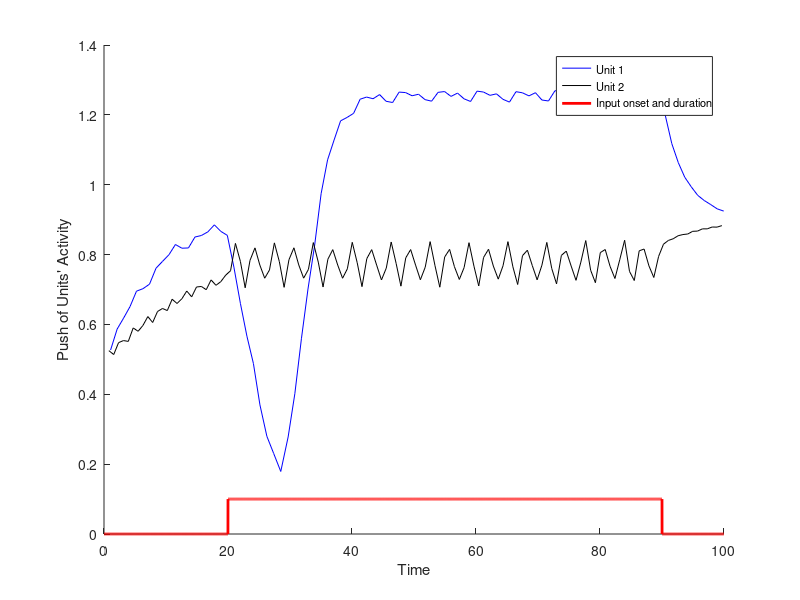

Write MATLAB code to recreate this figure.
%%% codes for producing fig.12 in the following manuscript

% Baghdadi, G., Towhidkhah, F., & Rostami, R. (2018). 
% A mathematical model to mimic the shape of event related desynchronization/synchronization. 
% Journal of Theoretical Biology, 453, 117-124.
%%%
% ------------------------------------
% ---------- NOTE 1:
% the following codes is for part (d) of figure 11, for other parts just
% the variable "x_S" in line 123 should be changed as follows:

% (a) x_S= A_S * sin(w_S * t);
% (b) x_S= A_S * sin(w_S * t)+1*sin(10 * t)+1*sin(13 * t);
% (c) x_S= A_S * sin(w_S * t)+1*sin(8 * t)+1*sin(13 * t);
% (d) x_S= A_S * sin(w_S * t)+0.2*sin(8 * t)+1*sin(13 * t);

% ---------- NOTE 2: this code is for a genral model and some parts of it do not relate to this figure


clear all; %close all
inx=1;
t_DE=0;
%%% stimuli
d=1;
stimuli=d;
%visiual=1  %auditory=0
% Modality=[1 1 1 0 0 0 0 1 0 1 0 0 1 1 1 1 0 0 0 1 1 0 0 0 1 1 1 1 1 1 0 0 0 0 0 0 1 1 1 1];
Modality=1;
%%% First Step
A_S = 0;
w_S = 6;       

w_STM1_V=6;   % frequecy value that reperesents visual 1
w_STM2_V=8;   % frequecy value that reperesents visual 2
w_STM1_A=7;   % frequecy value that reperesents auditory 1
w_STM2_A=9;   % frequecy value that reperesents auditory 2

%--------------------------------------
landa_1_V=0.2;  % landa value in vanderpol eq. that reperesents visual 1
p_1_V =w_STM1_V; % frequecy (p) value in vanderpol eq. that reperesents visual 1
B_1_V= 1.5;   % coupling weight for visual 1

y_1_V=0.5;
x_1_V=0.5;
out_1_V(1)=y_1_V;

landa_2_V =0.2;  % landa value in vanderpol eq. that reperesents visual 2
p_2_V=w_STM2_V;  % frequecy (p) value in vanderpol eq. that reperesents visual 2
B_2_V=1.5; % coupling weight for visual 2

y_2_V=0.5;
x_2_V=0.5;
out_2_V(1)=y_2_V;

%-------------------------------------
landa_1_A=0.2;   % landa value in vanderpol eq. that reperesents auditory 1
p_1_A =w_STM1_A; % frequecy (p) value in vanderpol eq. that reperesents auditory 1
B_1_A=1.5; % coupling weight for auditory 1

y_1_A=0.5;
x_1_A=0.5;
out_1_A(1)=y_1_A;

landa_2_A =0.2;  % landa value in vanderpol eq. that reperesents auditory 2
p_2_A=w_STM2_A;  % frequecy (p) value in vanderpol eq. that reperesents auditory 2
B_2_A=1.5; % coupling weight for auditory 2

y_2_A=0.5;
x_2_A=0.5;
out_2_V(1)=y_2_A;

%-------------------------------------------
BR_2V_1V=1.5;  % coupling weight between units visual 2 and visual 1
% ------------------------------------------
t_stim=0;
t_stim_pres=0;
t_ISI=0;
tt=0;
dt = 0.01;   %sample interval
t = -0.01;
T_present=70;  %stimulus presentation time
T_isi=100;  %inter stimulus interval
T_start=2;
T_end=(20*dt)+T_isi*(1/dt)*length(stimuli);
flag_start_stim=0;


for i= T_start:T_end
    t = t + dt;
    time(i)=t;
    %%%%%%%%%%%%%%%%%%%%%%%%%%%%%%%%%%%%%%
    %------------Stimulation-------------%
    %%%%%%%%%%%%%%%%%%%%%%%%%%%%%%%%%%%%%%
    if (t>20) & (t_stim_pres<T_present) & (t_ISI<T_isi)  %t=20 just delay for begining the test
            if flag_start_stim==0
                time_ST=t;
                flag_start_stim=1;
            end
            A_S=1;
            w_S =w_STM1_V; 
            STIM(i)=1;
    elseif (t_stim_pres>T_present) & (t_ISI<T_isi)    % the gap between two presentation
        flag_stimuli=0;
        flag_start_stim=0;
        Flag_decision=0;
        A_S=0;
        B_1_V=0;
        B_2_V=0;
        B_1_A=0;
        B_2_A=0;
        STIM(i)=0;
    elseif (t_ISI>T_isi)    % start new presentation
        t_ISI=0;
        t_stim_pres=0;
        count=count+1
        tt=0;
    end
    if (t>20)
        t_stim_pres=t_stim_pres+dt;
        t_ISI=t_ISI+dt;
    end
%%%%&&&
    k=0;
    %   input
    x_S= A_S * sin(w_S * t)+0.2*sin(8 * t)+1*sin(13 * t);
    input(i)=x_S;
    
   %% ------------------------------- %%
   %%%%%%%% Attention resourse %%%%%%%%%
   %-----------------------------------%
   % Visual Target and Non-Target
   x_1_V=dt*((landa_1_V-y_1_V.^2)*x_1_V-p_1_V.^2*y_1_V+...
       B_1_V*x_S)+...
       x_1_V;
   y_1_V = dt * (x_1_V) + y_1_V;
     
   out_1_V(i)=y_1_V;
        
   x_2_V=dt*((landa_2_V-y_2_V.^2)*x_2_V-p_2_V.^2*y_2_V+...
       B_2_V*x_S)+...         
       x_2_V;
   y_2_V = dt * (x_2_V) + y_2_V;
   
   out_2_V(i)=y_2_V;
   %----------------------------------%
   %----------------------------------%
   % Auditory Target and Non-Target
   x_1_A=dt*((landa_1_A-y_1_A.^2)*x_1_A-p_1_A.^2*y_1_A+...
       B_1_A*x_S)+...
       x_1_A;
   y_1_A = dt * (x_1_A) + y_1_A;
     
   out_1_A(i)=y_1_A;
        
   x_2_A=dt*((landa_2_A-y_2_A.^2)*x_2_A-p_2_A.^2*y_2_A+...
       B_2_A*x_S)+...         
       x_2_A;
   y_2_A = dt * (x_2_A) + y_2_A;
   
   out_2_A(i)=y_2_A;

end
%-----------------------------------------------------------------------
%%%%%%%% attention source
diff_1_V=diff(out_1_V);
diff_2_V=diff(out_2_V);

diff_1_A=diff(out_1_A);
diff_2_A=diff(out_2_A);

diff_in=diff(input);

k=1;
for i=1:length(diff_1_V)-1
    if (sign(diff_1_V(i))~=sign(diff_1_V(i+1))) && (out_1_V(i)>0)
        push_1_V(k)=out_1_V(i);
        index_1_V(k)=time(i);
        k=k+1;
    end
end
%%%
k=1;
for i=1:length(diff_2_V)-1
    if (sign(diff_2_V(i))~=sign(diff_2_V(i+1))) && (out_2_V(i)>0)
        push_2_V(k)=out_2_V(i);
        index_2_V(k)=time(i);
        k=k+1;
    end
end
%%%
k=1;
for i=1:length(diff_1_A)-1
    if (sign(diff_1_A(i))~=sign(diff_1_A(i+1))) && (out_1_A(i)>0)
        push_1_A(k)=out_1_A(i);
        index_1_A(k)=time(i);
        k=k+1;
    end
end

%%%
k=1;
for i=1:length(diff_2_A)-1
    if (sign(diff_2_A(i))~=sign(diff_2_A(i+1))) && (out_2_A(i)>0)
        push_2_A(k)=out_2_A(i);
        index_2_A(k)=time(i);
        k=k+1;
    end
end
%%%
k=1;
for i=1:length(diff_in)-1
    if (sign(diff_in(i))~=sign(diff_in(i+1))) && (input(i)>0)
        push_in(k)=input(i);
        index_in(k)=time(i);
        k=k+1;
    end
end

figure;
% subplot(2,2,4)
hold on
plot(index_1_V(T_start:end),push_1_V(T_start:end),'b')
plot(index_2_V(T_start:end),push_2_V(T_start:end),'k')


plot(time,STIM*0.1,'Color','r','LineWidth',2)
set(gcf,'Color','white')
%set(gca,'FontSize',10)
ylabel('Push of Units'' Activity')
xlabel('Time')
legend({'Unit 1','Unit 2','Input onset and duration'},'Location','Best','FontSize',8)
%title('\bf \fontname{Arial} \fontsize{12} B = 1.5;\Omega1 \approx \omega1 = 6; \omega2 = 8; IC=0.5')
